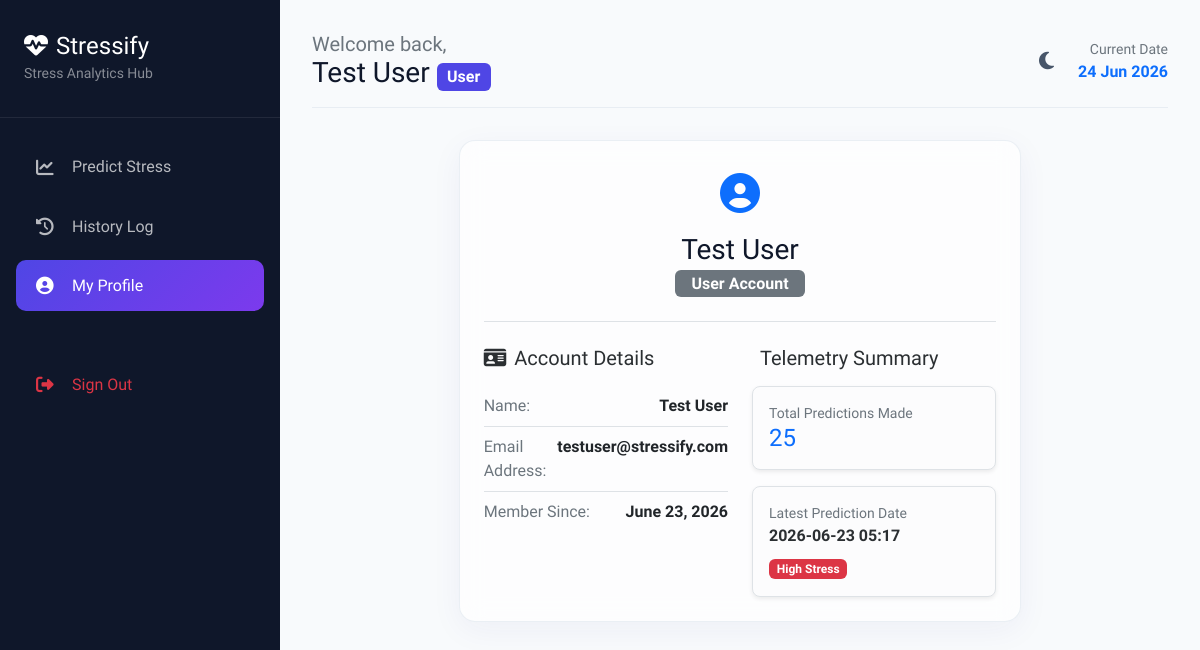
/profile (signed in), run on an earlier commit of the app's database.
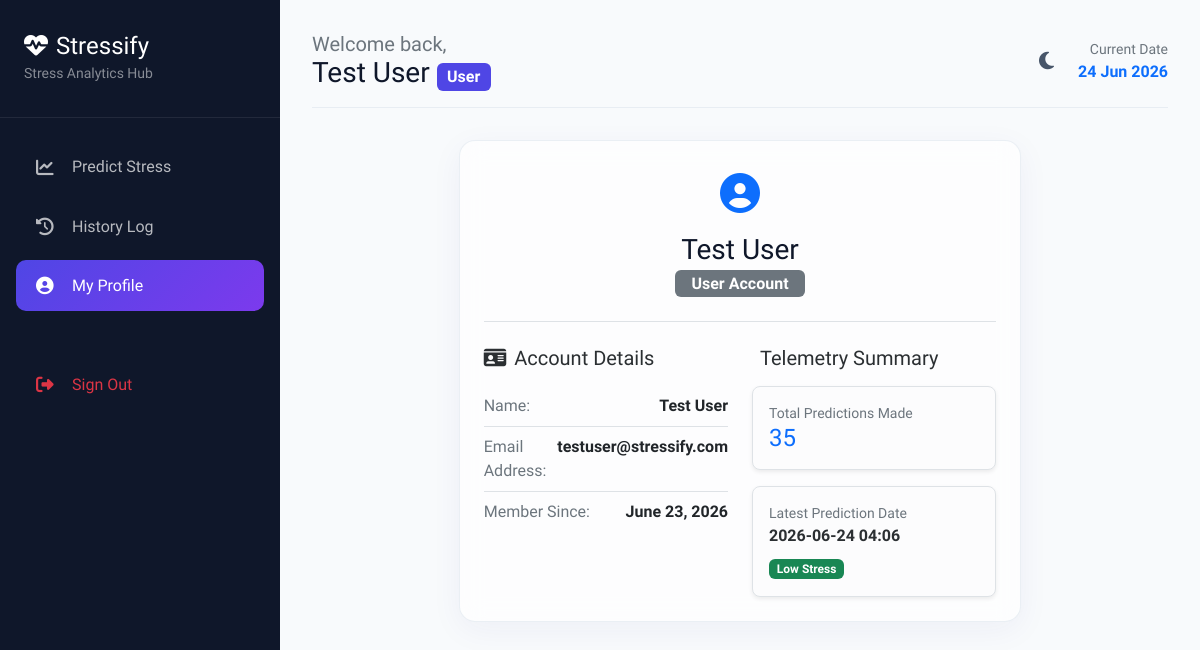
And on a later commit of the database.
### models.py (models this page shows, shortened)
class Prediction(db.Model):
    __tablename__ = 'predictions'
    id = db.Column(db.Integer, primary_key=True)
    user_id = db.Column(db.Integer, db.ForeignKey('users.id', ondelete='CASCADE'), nullable=False)
    age = db.Column(db.Integer, nullable=False)
    gender = db.Column(db.String(10), nullable=False)
    company = db.Column(db.String(100), nullable=False)
    department = db.Column(db.String(100), nullable=False)
    years_in_company = db.Column(db.Float, nullable=False)
    prior_experience = db.Column(db.Float, nullable=False)
    salary = db.Column(db.Float, nullable=False)
    annual_bonus = db.Column(db.Float, nullable=False)
    resting_heart_rate = db.Column(db.Integer, nullable=False)
    predicted_stress = db.Column(db.String(20), nullable=False) # 'Low', 'Medium', 'High'
    confidence_score = db.Column(db.Float, nullable=False)
    prediction_date = db.Column(db.DateTime, default=datetime.utcnow)
    user = db.relationship('User', backref=db.backref('predictions', cascade='all, delete-orphan'))

### app.py (the view)
@app.route('/profile')
@login_required
def profile():
    user_predictions = Prediction.query.filter_by(user_id=current_user.id).order_by(Prediction.prediction_date.desc()).all()
    return render_template('profile.html', active_page='profile', predictions=user_predictions)

### app.py (called while the page is built)
@login_manager.user_loader
def load_user(user_id):
    return User.query.get(int(user_id))

@app.context_processor
def inject_now():
    return {'datetime_now': datetime.now()}

### templates/profile.html (shortened to what this page needs)
{% extends "base.html" %}
{% block content %}
<div class="row justify-content-center">
    <div class="col-md-8">
        <div class="glass-panel p-4">
            <div class="text-center pb-4 mb-4 border-bottom">
                <span class="fs-1 text-primary"><i class="fas fa-user-circle"></i></span>
                <h3 class="font-weight-bold mt-2 mb-1">{{ current_user.name }}</h3>
                <span class="badge bg-secondary px-3 py-1.5 fs-6">{{ current_user.role }} Account</span>
            </div>
            <div class="row g-4">
                <div class="col-md-6">
                    <h5 class="font-weight-bold text-secondary-emphasis mb-3">
                        <i class="fas fa-id-card me-2 text-indigo"></i>Account Details
                    </h5>
                    <ul class="list-group list-group-flush bg-transparent">
                        <li class="list-group-item bg-transparent px-0 d-flex justify-content-between">
                            <span class="text-secondary">Name:</span>
                            <strong>{{ current_user.name }}</strong>
                        </li>
                        <li class="list-group-item bg-transparent px-0 d-flex justify-content-between">
                            <span class="text-secondary">Email Address:</span>
                            <strong>{{ current_user.email }}</strong>
                        </li>
                        <li class="list-group-item bg-transparent px-0 d-flex justify-content-between">
                            <span class="text-secondary">Member Since:</span>
                            <strong>{{ current_user.created_at.strftime('%B %d, %Y') }}</strong>
                        </li>
                    </ul>
                </div>
                <div class="col-md-6 border-start-md">
                    <h5 class="font-weight-bold text-secondary-emphasis mb-3">
                        Telemetry Summary
                    </h5>
                    <div class="p-3 border rounded-3 bg-light-subtle shadow-sm mb-3">
                        <small class="text-secondary d-block">Total Predictions Made</small>
                        <h4 class="font-weight-bold mb-0 text-primary">{{ predictions|length if predictions else 0 }}</h4>
                    </div>
                    {% if predictions %}
                    {% set latest = predictions[0] %}
                    <div class="p-3 border rounded-3 bg-light-subtle shadow-sm">
                        <small class="text-secondary d-block">Latest Prediction Date</small>
                        <strong class="text-secondary-emphasis">{{ latest.prediction_date.strftime('%Y-%m-%d %H:%M') }}</strong>
                        <div class="mt-2">
                            <span class="badge bg-{{ 'success' if latest.predicted_stress == 'Low' else 'warning' if latest.predicted_stress == 'Medium' else 'danger' }}">
                                {{ latest.predicted_stress }} Stress
                            </span>
                        </div>
                    </div>
                    {% else %}
                    <div class="text-center py-4 border border-dashed rounded-3 opacity-75">
                        <small class="text-secondary">No predictions recorded yet.</small>
                    </div>
                    {% endif %}
                </div>
            </div>
        </div>
    </div>
</div>
{% endblock %}

What changed in the data, as far as the page shows it:
no longer on this page (row unchanged): Prediction: prediction_date "2026-06-23 05:17", predicted_stress "High"
added Prediction: prediction_date "2026-06-24 04:06", predicted_stress "Low"
Also different on the page:
{{ predictions|length if predictions else 0 }}: "25" → "35"
